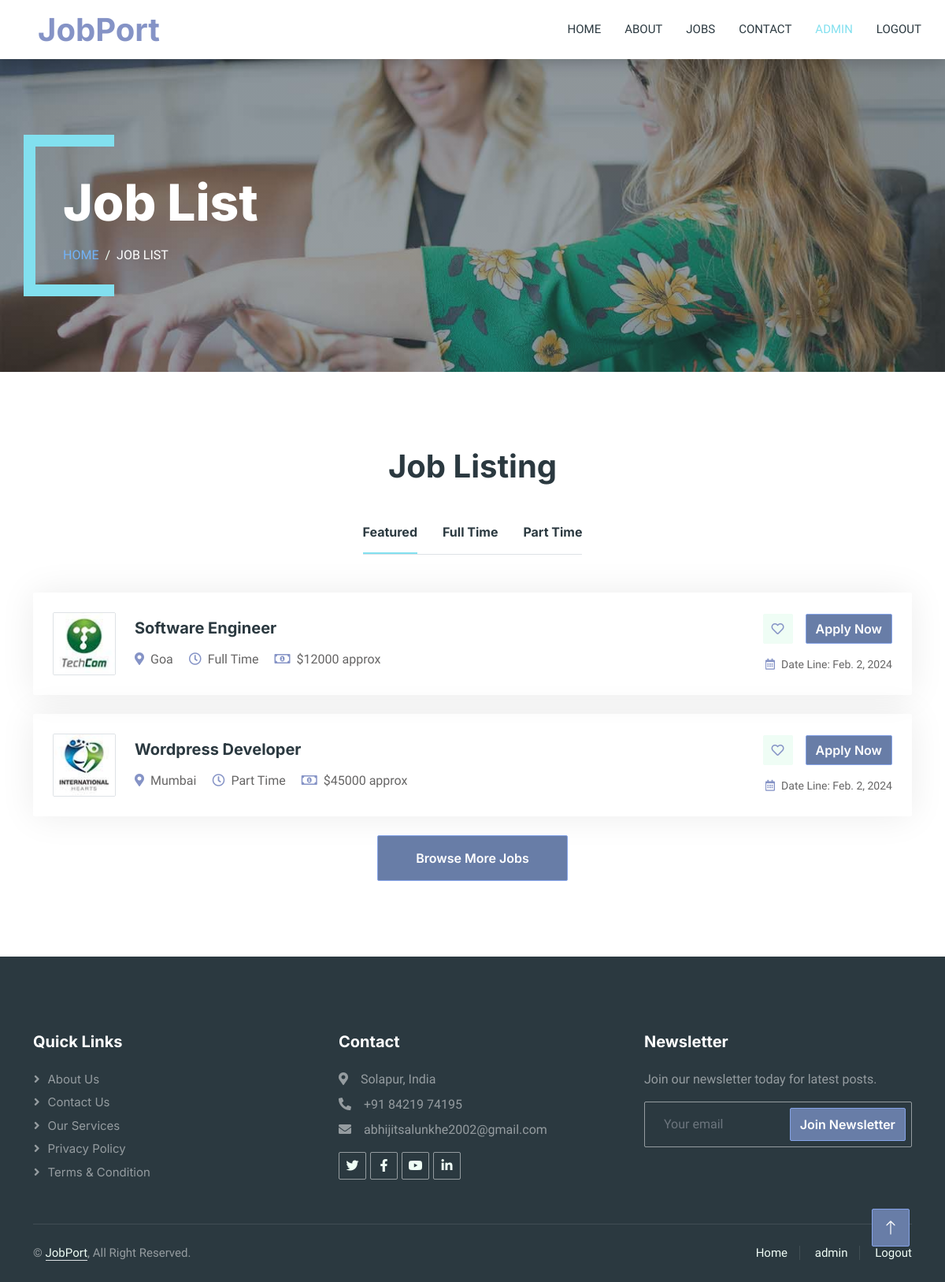
The app's page /jobs/ (signed in) with its own data.
### app/models.py (models this page shows)
class Job(models.Model):
    logo = models.ImageField(upload_to='Company Logo')
    post = models.CharField(max_length=50)
    location = models.CharField(max_length=30)
    job_type = models.CharField(max_length=10)
    date_of_release = models.DateField()
    salary = models.IntegerField()
    job_desc = models.TextField()
    responsibility_desc = models.TextField()
    qualification_desc = models.TextField()

### app/views.py (the view)
# urls.py: path('jobs/',views.jobs,name='jobs'),
def jobs(request):
    jobs = Job.objects.all()
    context = {
        'jobs': jobs
    }
    return render(request,'jobs.html',context)

### templates/jobs.html (shortened to what this page needs)
{% extends "base.html" %}
{% load static %}
{% block content %}
        <div class="container-xxl py-5 bg-dark page-header mb-5">
            <div class="container my-5 pt-5 pb-4">
                <h1 class="display-3 text-white mb-3 animated slideInDown">Job List</h1>
                <nav aria-label="breadcrumb">
                    <ol class="breadcrumb text-uppercase">
                        <li class="breadcrumb-item"><a href="/">Home</a></li>
                        <li class="breadcrumb-item text-white active" aria-current="page">Job List</li>
                    </ol>
                </nav>
            </div>
        </div>
        <div class="container-xxl py-5">
            <div class="container">
                <h1 class="text-center mb-5 wow fadeInUp" data-wow-delay="0.1s">Job Listing</h1>
                <div class="tab-class text-center wow fadeInUp" data-wow-delay="0.3s">
                    <ul class="nav nav-pills d-inline-flex justify-content-center border-bottom mb-5">
                        <li class="nav-item">
                            <a class="d-flex align-items-center text-start mx-3 ms-0 pb-3 active" data-bs-toggle="pill" href="#tab-1">
                                <h6 class="mt-n1 mb-0">Featured</h6>
                            </a>
                        </li>
                        <li class="nav-item">
                            <a class="d-flex align-items-center text-start mx-3 pb-3" data-bs-toggle="pill" href="#tab-2">
                                <h6 class="mt-n1 mb-0">Full Time</h6>
                            </a>
                        </li>
                        <li class="nav-item">
                            <a class="d-flex align-items-center text-start mx-3 me-0 pb-3" data-bs-toggle="pill" href="#tab-3">
                                <h6 class="mt-n1 mb-0">Part Time</h6>
                            </a>
                        </li>
                    </ul>
                    <div class="tab-content">
                        <div id="tab-1" class="tab-pane fade show p-0 active">
                            {% for job in jobs %}
                            <div class="job-item p-4 mb-4">
                                <div class="row g-4">
                                    <div class="col-sm-12 col-md-8 d-flex align-items-center">
                                        <img class="flex-shrink-0 img-fluid border rounded" src="{{job.logo.url}}" alt="" style="width: 80px; height: 80px;">
                                        <div class="text-start ps-4">
                                            <h5 class="mb-3">{{job.post}}</h5>
                                            <span class="text-truncate me-3"><i class="fa fa-map-marker-alt text-primary me-2"></i>{{job.location}}</span>
                                            <span class="text-truncate me-3"><i class="far fa-clock text-primary me-2"></i>{{job.job_type}}</span>
                                            <span class="text-truncate me-0"><i class="far fa-money-bill-alt text-primary me-2"></i>${{job.salary}} approx</span>
                                        </div>
                                    </div>
                                    <div class="col-sm-12 col-md-4 d-flex flex-column align-items-start align-items-md-end justify-content-center">
                                        <div class="d-flex mb-3">
                                            <a class="btn btn-light btn-square me-3" href=""><i class="far fa-heart text-primary"></i></a>
                                            <a class="btn btn-primary" href="{% url 'detail' job.id %}">Apply Now</a>
                                        </div>
                                        <small class="text-truncate"><i class="far fa-calendar-alt text-primary me-2"></i>Date Line: {{job.date_of_release}}</small>
                                    </div>
                                </div>
                            </div>
                            {% endfor %}
                            <a class="btn btn-primary py-3 px-5" href="/joblist">Browse More Jobs</a>
                        </div>
                    </div>
                </div>
            </div>
        </div>
        {% endblock %}

### templates/base.html (shortened to what this page needs)
{% load static %}
<!DOCTYPE html>
<html lang="en">
<head>
    <link href="https://cdnjs.cloudflare.com/ajax/libs/font-awesome/5.10.0/css/all.min.css" rel="stylesheet">
    <link href="https://cdn.jsdelivr.net/npm/bootstrap-icons@1.4.1/font/bootstrap-icons.css" rel="stylesheet">
    <link href="{% static 'lib/animate/animate.min.css' %}" rel="stylesheet">
    <link href="{% static 'lib/owlcarousel/assets/owl.carousel.min.css' %}" rel="stylesheet">
    <link href="{% static 'css/bootstrap.min.css' %}" rel="stylesheet">
    <link href="{% static 'css/style.css' %}" rel="stylesheet">
</head>
<body>
    <div class="container-xxl bg-white p-0">
        <nav class="navbar navbar-expand-lg bg-white navbar-light shadow sticky-top p-0">
            <a href="/" class="navbar-brand d-flex align-items-center text-center py-0 px-4 px-lg-5">
                <h1 class="m-0 text-primary">JobPort</h1>
            </a>
            <div class="collapse navbar-collapse" id="navbarCollapse">
                <div class="navbar-nav ms-auto p-4 p-lg-0">
                    <a href="/" class="nav-item nav-link">Home</a>
                    <a href="/about" class="nav-item nav-link">About</a>
                    <a href="/jobs" class="nav-item nav-link">Jobs</a>
                    <a href="/contact" class="nav-item nav-link">Contact</a>
                    {% if user.is_authenticated %}
                        <a href="#" class="nav-item nav-link active">{{user.username}}</a>
                        <a href="/logout" class="nav-item nav-link">Logout</a>
                    {% else %}
                        <a href="/register" class="nav-item nav-link">Register</a>
                        <a href="/login" class="nav-item nav-link">Login</a>
                    {% endif %}
                </div>
            </div>
        </nav>
        {% block content %}
        {% endblock %}
        <div class="container-fluid bg-dark text-white-50 footer pt-5 mt-5 wow fadeIn" data-wow-delay="0.1s">
            <div class="container py-5">
                <div class="row g-5">
                    <div class="col-lg-4 col-md-6">
                        <h5 class="text-white mb-4">Quick Links</h5>
                        <a class="btn btn-link text-white-50" href="about">About Us</a>
                        <a class="btn btn-link text-white-50" href="contact">Contact Us</a>
                        <a class="btn btn-link text-white-50" href="#">Our Services</a>
                        <a class="btn btn-link text-white-50" href="#">Privacy Policy</a>
                        <a class="btn btn-link text-white-50" href="#">Terms & Condition</a>
                    </div>
                    <div class="col-lg-4 col-md-6">
                        <h5 class="text-white mb-4">Contact</h5>
                        <p class="mb-2"><i class="fa fa-map-marker-alt me-3"></i>Solapur, India</p>
                        <p class="mb-2"><i class="fa fa-phone-alt me-3"></i>+91 84219 74195</p>
                        <p class="mb-2"><i class="fa fa-envelope me-3"></i>abhijitsalunkhe2002@gmail.com</p>
                        <div class="d-flex pt-2">
                            <a class="btn btn-outline-light btn-social" href="#"><i class="fab fa-twitter"></i></a>
                            <a class="btn btn-outline-light btn-social" href="#"><i class="fab fa-facebook-f"></i></a>
                            <a class="btn btn-outline-light btn-social" href="#"><i class="fab fa-youtube"></i></a>
                            <a class="btn btn-outline-light btn-social" href="#"><i class="fab fa-linkedin-in"></i></a>
                        </div>
                    </div>
                    <div class="col-lg-4 col-md-6">
                        <h5 class="text-white mb-4">Newsletter</h5>
                        <p>Join our newsletter today for latest posts.</p>
                        <div class="position-relative mx-auto" style="max-width: 400px;">
                            <form method="POST" action="emails">
                                <input class="form-control bg-transparent w-100 py-3 ps-4 pe-5" name="email" type="text" placeholder="Your email">
                                <button type="submit" class="btn btn-primary py-2 position-absolute top-0 end-0 mt-2 me-2">Join Newsletter</button>
                            </form>
                        </div>
                    </div>
                </div>
            </div>
            <div class="container">
                <div class="copyright">
                    <div class="row">
                        <div class="col-md-6 text-center text-md-start mb-3 mb-md-0">
                            &copy; <a class="border-bottom" href="#">JobPort</a>, All Right Reserved.
                        </div>
                        <div class="col-md-6 text-center text-md-end">
                            <div class="footer-menu">
                                <a href="/">Home</a>
                                {% if user.is_authenticated %}
                                <a href="#">{{user.username}}</a>
                                <a href="logout">Logout</a>
                                {% else %}
                                <a href="login">Login</a>
                                <a href="register">Register</a>
                                {% endif %}
                            </div>
                        </div>
                    </div>
                </div>
            </div>
        </div>
        <a href="#" class="btn btn-lg btn-primary btn-lg-square back-to-top"><i class="bi bi-arrow-up"></i></a>
    </div>
</body>
</html>

### static/css/style.css (style rules this page uses)
:root { --primary: #82e0ef; --secondary: #8593c6; --light: #EFFDF5; --dark: #2B3940; }
.back-to-top { position: fixed; display: none; right: 45px; bottom: 45px; z-index: 99; }
.btn { font-family: 'Inter', sans-serif; font-weight: 600; transition: .5s; }
.btn.btn-primary, .btn.btn-secondary { color: #FFFFFF; }
.btn-square { width: 38px; height: 38px; }
.btn-lg-square { width: 48px; height: 48px; }
.btn-square, .btn-sm-square, .btn-lg-square { padding: 0; display: flex; align-items: center; justify-content: center; font-weight: normal; border-radius: 2px; }
.navbar-dark .navbar-nav .nav-link, .navbar-light .navbar-nav .nav-link { margin-right: 30px; padding: 25px 0; color: #FFFFFF; font-size: 15px; text-transform: uppercase; outline: none; }
.navbar-dark .navbar-nav .nav-link:hover, .navbar-dark .navbar-nav .nav-link.active, .navbar-light .navbar-nav .nav-link:hover, .navbar-light .navbar-nav .nav-link.active { color: var(--primary); }
.navbar-light .navbar-brand, .navbar-light a.btn { height: 75px; }
.navbar-light .navbar-nav .nav-link { color: var(--dark); font-weight: 500; }
.navbar-light.sticky-top { top: -100px; transition: .5s; }
.header-carousel .container, .page-header .container { position: relative; padding: 45px 0 45px 35px; border-left: 15px solid var(--primary); }
.header-carousel .container::before, .header-carousel .container::after, .page-header .container::before, .page-header .container::after { position: absolute; content: ""; top: 0; left: 0; width: 100px; height: 15px; background: var(--primary); }
.header-carousel .container::after, .page-header .container::after { top: 100%; margin-top: -15px; }
.page-header { background: linear-gradient(rgba(43, 57, 64, .5), rgba(43, 57, 64, .5)), url(../img/carousel-1.jpg) center center no-repeat; background-size: cover; }
.breadcrumb-item + .breadcrumb-item::before { color: var(--light); }
.nav-pills .nav-item .active { border-bottom: 2px solid var(--primary); }
.job-item { border: 1px solid transparent; border-radius: 2px; box-shadow: 0 0 45px rgba(0, 0, 0, .08); transition: .5s; }
.footer .btn.btn-social { margin-right: 5px; width: 35px; height: 35px; display: flex; align-items: center; justify-content: center; color: var(--light); border: 1px solid rgba(255,255,255,0.5); border-radius: 2px; transition: .3s; }
.footer .btn.btn-link { display: block; margin-bottom: 5px; padding: 0; text-align: left; font-size: 15px; font-weight: normal; text-transform: capitalize; transition: .3s; }
.footer .btn.btn-link::before { position: relative; content: "\f105"; font-family: "Font Awesome 5 Free"; font-weight: 900; margin-right: 10px; }
.footer .form-control { border-color: rgba(255,255,255,0.5); }
.footer .copyright { padding: 25px 0; font-size: 15px; border-top: 1px solid rgba(256, 256, 256, .1); }
.footer .copyright a { color: var(--light); }
.footer .footer-menu a { margin-right: 15px; padding-right: 15px; border-right: 1px solid rgba(255, 255, 255, .1); }
.footer .footer-menu a:last-child { margin-right: 0; padding-right: 0; border-right: none; }

### records on screen
Job: logo (picture), post "Software Engineer", location "Goa", job_type "Full Time", salary "12000", date_of_release "Feb. 2, 2024"
Job: logo (picture), post "Wordpress Developer", location "Mumbai", job_type "Part Time", salary "45000", date_of_release "Feb. 2, 2024"

### other values on screen
{{ user.username }} "ADMIN"
{{ user.username }} "admin"
